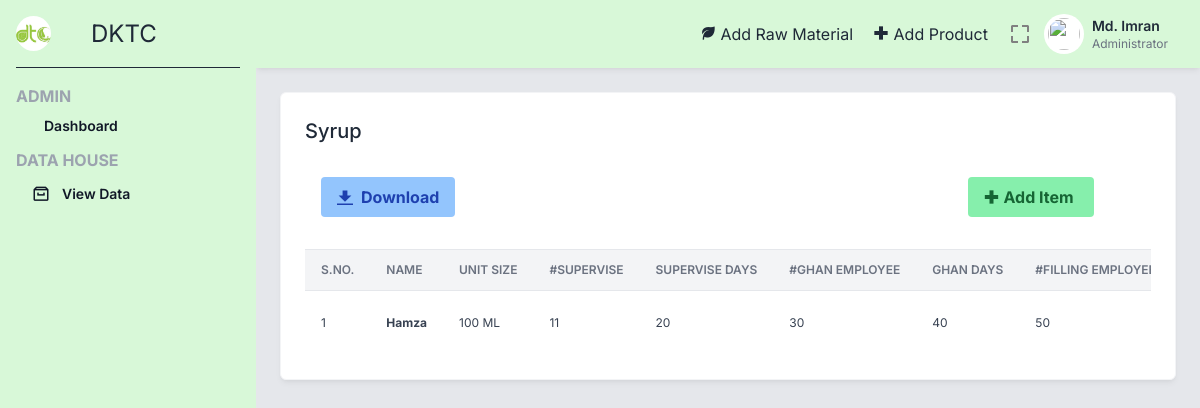
The app's page /syrup.php (signed in) with its own data.
### tables this page shows
CREATE TABLE `syrup` (
  `_id` int(3) NOT NULL,
  `pid` int(5) NOT NULL,
  `sup_noe` int(2) NOT NULL,
  `sup_nod` int(2) NOT NULL,
  `igp_noe` int(2) NOT NULL,
  `igp_nod` int(2) NOT NULL,
  `if_noe` int(2) NOT NULL,
  `if_nod` int(2) NOT NULL,
  `is_noe` int(2) NOT NULL,
  `is_nod` int(2) NOT NULL,
  `ic_noe` int(2) NOT NULL,
  `ic_nod` int(2) NOT NULL
);

CREATE TABLE `product` (
  `_id` int(5) NOT NULL,
  `name` varchar(100) NOT NULL,
  `type` varchar(2) NOT NULL,
  `sizes` varchar(10) NOT NULL
);

### syrup.php (the view, shortened to what this page needs)
<?php include 'includes/_topbar.php' ?>
<div class="p-6">
    <div class="grid grid-cols-1 lg:grid-cols-3 gap-6 mb-6">
        <div class="bg-white border border-gray-100 shadow-md shadow-black/5 p-6 rounded-md lg:col-span-3">
            <div class="flex justify-between mb-4 items-start">
                <div class="font-medium">
                    <h2 class="text-xl">
                        Syrup
                    </h2>
                </div>
            </div>
            <div class="grid grid-cols-1 md:grid-cols-2 lg:grid-cols-4 gap-4 mb-4">
                <div class=" p-4">
                    <button class="bg-blue-300 hover:bg-blue-400 text-blue-800 font-bold py-2 px-4 rounded inline-flex items-center">
                        <svg class="fill-current w-4 h-4 mr-2" xmlns="http://www.w3.org/2000/svg" viewBox="0 0 20 20">
                            <path d="M13 8V2H7v6H2l8 8 8-8h-5zM0 18h20v2H0v-2z" />
                        </svg>
                        <span>Download</span>
                    </button>
                </div>
                <div class=" p-4 col-start-4">
                    <a href="addSyrup.php">
                        <button class="bg-green-300 hover:bg-green-400 text-green-800 font-bold py-2 px-4 rounded inline-flex items-center">
                            <i class='bx bx-plus-medical'></i>
                            <span class="mx-1">Add Item</span>
                        </button>
                    </a>
                </div>
            </div>
            <div>
                <div style="overflow:auto">
                    <table class="items-center w-full bg-transparent border-collapse">
                        <thead>
                            <tr>
                                <th class="px-4 bg-gray-100 dark:bg-gray-600 text-gray-500 dark:text-gray-100 align-middle border border-solid border-gray-200 dark:border-gray-500 py-3 text-xs uppercase border-l-0 border-r-0 whitespace-nowrap font-semibold text-left">S.No.</th>
                                <th class="px-4 bg-gray-100 dark:bg-gray-600 text-gray-500 dark:text-gray-100 align-middle border border-solid border-gray-200 dark:border-gray-500 py-3 text-xs uppercase border-l-0 border-r-0 whitespace-nowrap font-semibold text-left">Name</th>
                                <th class="px-4 bg-gray-100 dark:bg-gray-600 text-gray-500 dark:text-gray-100 align-middle border border-solid border-gray-200 dark:border-gray-500 py-3 text-xs uppercase border-l-0 border-r-0 whitespace-nowrap font-semibold text-left min-w-140-px">Unit Size</th>
                                <th class="px-4 bg-gray-100 dark:bg-gray-600 text-gray-500 dark:text-gray-100 align-middle border border-solid border-gray-200 dark:border-gray-500 py-3 text-xs uppercase border-l-0 border-r-0 whitespace-nowrap font-semibold text-left min-w-140-px">#Supervise</th>
                                <th class="px-4 bg-gray-100 dark:bg-gray-600 text-gray-500 dark:text-gray-100 align-middle border border-solid border-gray-200 dark:border-gray-500 py-3 text-xs uppercase border-l-0 border-r-0 whitespace-nowrap font-semibold text-left min-w-140-px">Supervise Days</th>
                                <th class="px-4 bg-gray-100 dark:bg-gray-600 text-gray-500 dark:text-gray-100 align-middle border border-solid border-gray-200 dark:border-gray-500 py-3 text-xs uppercase border-l-0 border-r-0 whitespace-nowrap font-semibold text-left min-w-140-px">#Ghan Employee</th>
                                <th class="px-4 bg-gray-100 dark:bg-gray-600 text-gray-500 dark:text-gray-100 align-middle border border-solid border-gray-200 dark:border-gray-500 py-3 text-xs uppercase border-l-0 border-r-0 whitespace-nowrap font-semibold text-left min-w-140-px">Ghan Days</th>
                                <th class="px-4 bg-gray-100 dark:bg-gray-600 text-gray-500 dark:text-gray-100 align-middle border border-solid border-gray-200 dark:border-gray-500 py-3 text-xs uppercase border-l-0 border-r-0 whitespace-nowrap font-semibold text-left min-w-140-px">#Filling Employees</th>
                            </tr>
                        </thead>
                        <tbody>
                        <?php
                        $sql = "SELECT * FROM `syrup`";
                        $result = mysqli_query($conn, $sql);
                        $sno = 0;
                        while ($row = mysqli_fetch_assoc($result)) {
                            $productId = $row['pid'];
                            $sqlProduct = "SELECT name, type, sizes FROM product WHERE _id = $productId";
                            $resultProd = mysqli_query($conn, $sqlProduct);
                            while($prodRow = mysqli_fetch_assoc($resultProd)){
                                $name = $prodRow['name'];
                                $size = $prodRow['sizes'];
                            }
                            $idRM = $row['_id'];
                            $totalEmpDays = ($row['sup_noe']*$row['sup_nod'])+($row['igp_noe']*$row['igp_nod'])+($row['if_noe']*$row['if_nod'])+($row['is_noe']*$row['is_nod'])+($row['ic_noe']*$row['ic_nod']);
                            $empPerDay = 2;
                            $totalCost = $empPerDay*$totalEmpDays;
                            $sno += 1;
                            echo "<tr class='text-gray-700 dark:text-gray-100'>
                                <td class='border-t-0 px-4 align-middle border-l-0 border-r-0 text-xs whitespace-nowrap p-4'>" . $sno . "</td>
                                <th class='border-t-0 px-4 align-middle border-l-0 border-r-0 text-xs whitespace-nowrap p-4 text-left'>" . $name . "</th>
                                <td class='border-t-0 px-4 align-middle border-l-0 border-r-0 text-xs whitespace-nowrap p-4'>
                                    " . $size . "
                                </td>
                                <td class='border-t-0 px-4 align-middle border-l-0 border-r-0 text-xs whitespace-nowrap p-4'>
                                    " . $row['sup_noe'] . "
                                </td>
                                <td class='border-t-0 px-4 align-middle border-l-0 border-r-0 text-xs whitespace-nowrap p-4'>
                                    " . $row['sup_nod'] . "
                                </td>
                                <td class='border-t-0 px-4 align-middle border-l-0 border-r-0 text-xs whitespace-nowrap p-4'>
                                    " . $row['igp_noe'] . "
                                </td>
                                <td class='border-t-0 px-4 align-middle border-l-0 border-r-0 text-xs whitespace-nowrap p-4'>
                                    " . $row['igp_nod'] . "
                                </td>
                                <td class='border-t-0 px-4 align-middle border-l-0 border-r-0 text-xs whitespace-nowrap p-4'>
                                    " . $row['if_noe'] . "
                                </td>
                                    " . $row['if_nod'] . "
                                    " . $row['is_noe'] . "
                                    " . $row['is_nod'] . "
                                    " . $row['ic_noe'] . "
                                    " . $row['ic_nod'] . "
                                    " . $totalEmpDays . "
                                    " . $empPerDay . "
                                    " . $totalCost . "
                                    <a href='editSyrup.php?id=" . $idRM . "'>
                                        <button id=" . $row['_id'] . " class='edit bg-blue-300 hover:bg-blue-400 text-blue-800 font-bold py-2 px-4 rounded inline-flex items-center'>
                                        </button>
                                    </a>
                                    <a href='delSyrup.php?id=" . $idRM . "'>
                                        <button id=" . $row['_id'] . " class='delete bg-red-300 hover:bg-red-400 text-red-800 font-bold py-2 px-4 rounded inline-flex items-center' onclick='sureDel()'>
                                        </button>
                                    </a>
                            </tr>";
                        }
                    ?>
                        </tbody>
                    </table>
                </div>
            </div>
        </div>
    </div>
</div>
<?php include 'includes/_bottombar.php' ?>

### includes/_topbar.php (style rules this page uses)
html { line-height: 1.5; -webkit-text-size-adjust: 100%; -moz-tab-size: 4; -o-tab-size: 4; tab-size: 4; font-family: ui-sans-serif, system-ui, -apple-system, BlinkMacSystemFont, "Segoe UI", Roboto, "Helvetica Neue", Arial, "Noto Sans", sans-serif, "Apple Color Emoji", "Segoe UI Emoji", "Segoe UI Symbol", "Noto Color Emoji"; font-feature-settings: normal; font-variation-settings: normal; }
body { margin: 0; line-height: inherit; }
h1, h2, h3, h4, h5, h6 { font-size: inherit; font-weight: inherit; }
a { color: inherit; text-decoration: inherit; }
table { text-indent: 0; border-color: inherit; border-collapse: collapse; }
button, input, optgroup, select, textarea { font-family: inherit; font-feature-settings: inherit; font-variation-settings: inherit; font-size: 100%; font-weight: inherit; line-height: inherit; color: inherit; margin: 0; padding: 0; }
button, select { text-transform: none; }
button, [type='button'], [type='reset'], [type='submit'] { -webkit-appearance: button; background-color: transparent; background-image: none; }
blockquote, dl, dd, h1, h2, h3, h4, h5, h6, hr, figure, p, pre { margin: 0; }
button, [role="button"] { cursor: pointer; }
img, svg, video, canvas, audio, iframe, embed, object { display: block; vertical-align: middle; }
.mb-4 { margin-bottom: 1rem; }
.mb-6 { margin-bottom: 1.5rem; }
.mr-2 { margin-right: 0.5rem; }
.flex { display: flex; }
.grid { display: grid; }
.h-4 { height: 1rem; }
.w-full { width: 100%; }
.grid-cols-1 { grid-template-columns: repeat(1, minmax(0, 1fr)); }
.items-start { align-items: flex-start; }
.items-center { align-items: center; }
.justify-between { justify-content: space-between; }
.gap-4 { gap: 1rem; }
.gap-6 { gap: 1.5rem; }
.rounded { border-radius: 0.25rem; }
.rounded-md { border-radius: 0.375rem; }
.border { border-width: 1px; }
.border-gray-100 { --tw-border-opacity: 1; border-color: rgb(243 244 246 / var(--tw-border-opacity)); }
.border-gray-200 { --tw-border-opacity: 1; border-color: rgb(229 231 235 / var(--tw-border-opacity)); }
.bg-gray-100 { --tw-bg-opacity: 1; background-color: rgb(243 244 246 / var(--tw-bg-opacity)); }
.bg-white { --tw-bg-opacity: 1; background-color: rgb(255 255 255 / var(--tw-bg-opacity)); }
.p-4 { padding: 1rem; }
.p-6 { padding: 1.5rem; }
.px-4 { padding-left: 1rem; padding-right: 1rem; }
.py-2 { padding-top: 0.5rem; padding-bottom: 0.5rem; }
.text-left { text-align: left; }
.align-middle { vertical-align: middle; }
.font-inter { font-family: 'Inter', sans-serif; }
.text-xl { font-size: 1.25rem; line-height: 1.75rem; }
.font-bold { font-weight: 700; }
.font-medium { font-weight: 500; }
.font-semibold { font-weight: 600; }
.uppercase { text-transform: uppercase; }
.text-gray-800 { --tw-text-opacity: 1; color: rgb(31 41 55 / var(--tw-text-opacity)); }
.shadow-md { --tw-shadow: 0 4px 6px -1px rgb(0 0 0 / 0.1), 0 2px 4px -2px rgb(0 0 0 / 0.1); --tw-shadow-colored: 0 4px 6px -1px var(--tw-shadow-color), 0 2px 4px -2px var(--tw-shadow-color); box-shadow: var(--tw-ring-offset-shadow, 0 0 #0000), var(--tw-ring-shadow, 0 0 #0000), var(--tw-shadow); }
.shadow-black\/5 { --tw-shadow-color: rgb(0 0 0 / 0.05); --tw-shadow: var(--tw-shadow-colored); }
@media (min-width: 768px) { .md\:grid-cols-2 { grid-template-columns: repeat(2, minmax(0, 1fr)); } }
@media (min-width: 1024px) { .lg\:grid-cols-3 { grid-template-columns: repeat(3, minmax(0, 1fr)); } }

### records on screen
syrup: pid.name "Hamza", pid.sizes "100 ML", sup_noe "11", sup_nod "20", igp_noe "30", igp_nod "40", if_noe "50"
